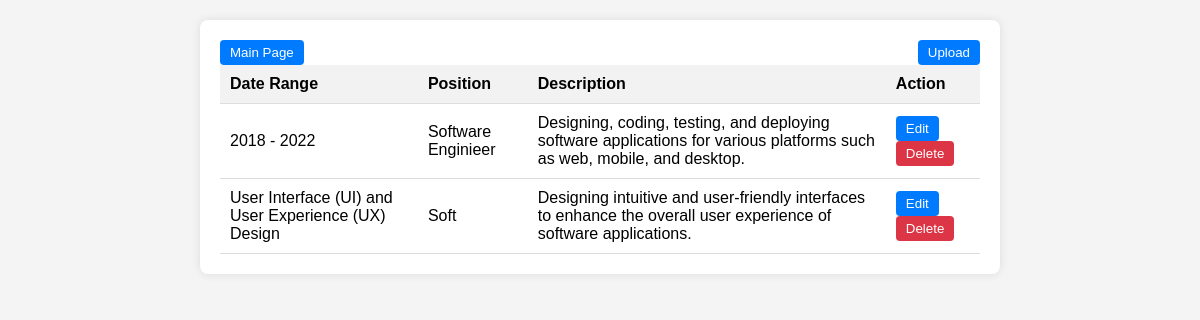
Screenshot of /About/time_exap.php with the database file from the repository.
### tables this page shows
CREATE TABLE `experience` (
  `id` int(11) NOT NULL,
  `date_range` varchar(100) DEFAULT NULL,
  `position` varchar(100) DEFAULT NULL,
  `description` text DEFAULT NULL
);

### About/time_exap.php (the view, shortened to what this page needs)
<?php
require_once("config.php");
$query = "SELECT * FROM experience";
$result = mysqli_query($db, $query);
if (mysqli_num_rows($result) > 0) {
    echo '
    <!DOCTYPE html>
    <html>
    <head>
        <meta charset="utf-8">
        <meta name="viewport" content="width=device-width, initial-scale=1">
        <title>Experience Display</title>
        <style>
            /* Reset CSS */
            * {
                margin: 0;
                padding: 0;
                box-sizing: border-box;
            }
            /* Body styles */
            body {
                font-family: Arial, sans-serif;
                background-color: #f4f4f4;
            }
            /* Container styles */
            .container_display {
                max-width: 800px;
                margin: 20px auto;
                padding: 20px;
                background-color: #fff;
                border-radius: 8px;
                box-shadow: 0 0 10px rgba(0, 0, 0, 0.1);
            }
            /* Table styles */
            table {
                width: 100%;
                border-collapse: collapse;
            }
            th, td {
                padding: 10px;
                text-align: left;
                border-bottom: 1px solid #ddd;
            }
            th {
                background-color: #f2f2f2;
            }
            /* Button styles */
            button {
                padding: 5px 10px;
                color: #fff;
                border: none;
                border-radius: 4px;
                cursor: pointer;
            }
            .btn-primary {
                background-color: #007bff;
            }
            .btn-primary:hover {
                background-color: #0056b3;
            }
            .btn-primary.btn_del {
                background-color: #dc3545;
            }
            button:hover {
                filter: brightness(90%);
            }
        </style>
    </head>
    <body>
    <div class="container_display">
        <span style="float:right;"><a href="upload_exp.php"><button class="btn-primary">Upload</button></a></span>
        <span style="float:left;"><a href="../login/home.php"><button class="btn-primary">Main Page</button></a></span>
        <table>
            <thead>
                <tr>
                    <th>Date Range</th>
                    <th>Position</th>
                    <th>Description</th>
                    <th>Action</th>
                </tr>
            </thead>
            <tbody>';
    while ($row = mysqli_fetch_assoc($result)) {
        echo '
                <tr>
                    <td>' . htmlspecialchars($row['date_range']) . '</td>
                    <td>' . htmlspecialchars($row['position']) . '</td>
                    <td>' . htmlspecialchars($row['description']) . '</td>
                    <td>
                        <a href="edit_experience.php?id=' . $row['id'] . '"><button class="btn-primary">Edit</button></a>
                        <a href="delete_experience.php?id=' . $row['id'] . '" onClick="return confirm(\'Are you sure you want to delete this experience?\')"><button class="btn-primary btn_del">Delete</button></a>
                    </td>
                </tr>';
    }
    echo '
            </tbody>
        </table>
    </div>
    </body>
    </html>';
} else {
    echo "No experience data found.";
}
?>

### About/time_exap.php (style rules this page uses)
* { margin: 0; padding: 0; box-sizing: border-box; }
body { font-family: Arial, sans-serif; background-color: #f4f4f4; }
.container_display { max-width: 800px; margin: 20px auto; padding: 20px; background-color: #fff; border-radius: 8px; box-shadow: 0 0 10px rgba(0, 0, 0, 0.1); }
table { width: 100%; border-collapse: collapse; }
th, td { padding: 10px; text-align: left; border-bottom: 1px solid #ddd; }
th { background-color: #f2f2f2; }
button { padding: 5px 10px; color: #fff; border: none; border-radius: 4px; cursor: pointer; }
.btn-primary { background-color: #007bff; }
.btn-primary.btn_del { background-color: #dc3545; }

### rows the page displays
experience: date_range "2018 - 2022", position "Software Enginieer", description "Designing, coding, testing, and deploying software applications for various platforms such as web, mobile, and desktop."
experience: date_range "User Interface (UI) and User Experience (UX) Design", position "Soft", description "Designing intuitive and user-friendly interfaces to enhance the overall user experience of software applications."
